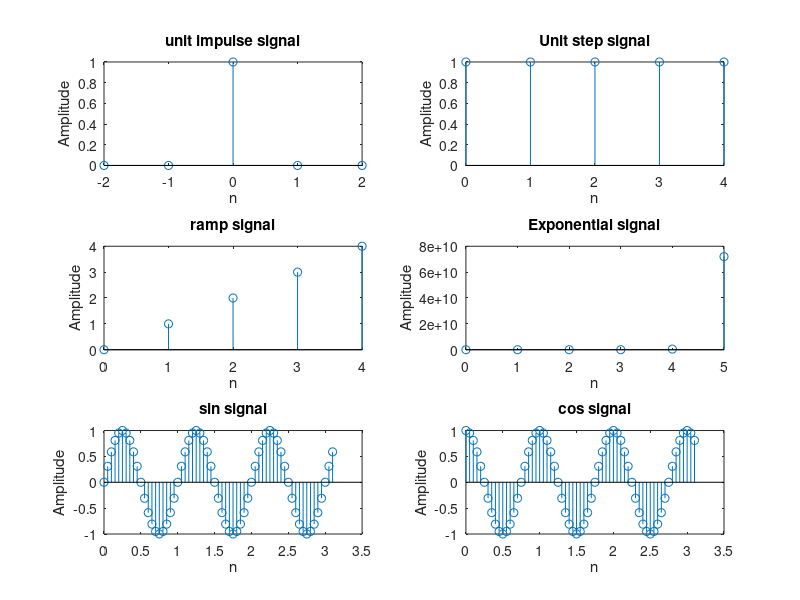

This chart was generated by the following MATLAB code:
# Percentage generation of basic waveform

clear all;
clc;
close all;


t=-2:1:2
y=[zeros(1,2),ones(1,1),zeros(1,2)]
subplot(3,2,1)
stem(t,y)
title('unit impulse signal')
xlabel('n');
ylabel('Amplitude');

%Unit step sequence
n=input('Enter the N value')
t=0:1:n-1;
y1=ones(1,n)
subplot(3,2,2)
stem(t,y1)
title('Unit step signal')
xlabel('n');
ylabel('Amplitude');

%Unit ramp
subplot(3,2,3)
stem(t,t)
title('ramp signal')
xlabel('n')
ylabel('Amplitude')

%Exponential signal 
n2=input('Enter length of signal')
t=0:n2;
a=input('Enter a value');
y2=exp(a*t)
subplot(3,2,4)
stem(t,y2)
title('Exponential signal')
xlabel('n')
ylabel('Amplitude')

%Signal sequence
t=0:0.05:pi
y=sin(2*pi*t)
subplot(3,2,5)
stem(t,y)
title('sin signal')
xlabel('n')
ylabel('Amplitude')

%Cos sequence

t=0:0.05:pi
y=cos(2*pi*t)
subplot(3,2,6 )
stem(t,y)
title('cos signal')
xlabel('n')
ylabel('Amplitude')
